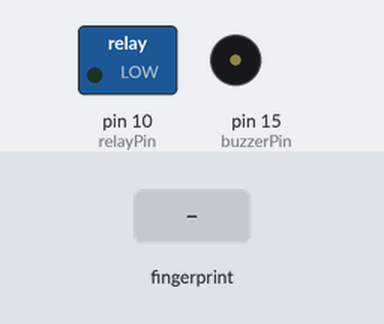
Simulated run of this sketch. Board: Arduino Uno, built with avr-gcc and run on an emulated ATmega328P. On the bench: switched loads named in the sketch (green lamp = pin HIGH), buzzer (waves = sounding, pin HIGH). The inputs (shaded band) are chosen by the test bench. What the sketch prints to the serial monitor is not drawn.

Above: at 8.3 s.
8.4 s: finger stored as number 1 placed on the sensor
At 9.1 s:
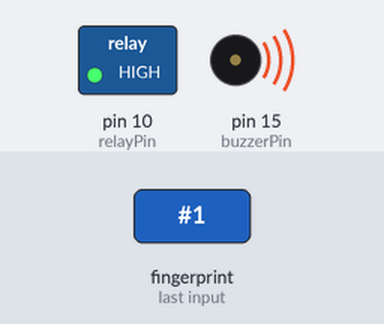
Timing chart, 0 to 13.3 s (numbered marks = the images above; inputs shaded):
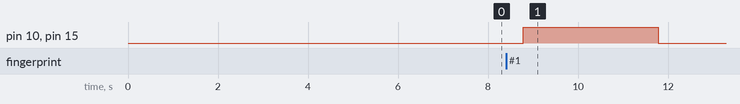

The sketch:

FingerPrintScan.ino
```cpp
#include <SPI.h>
#include <Wire.h>
#include <SoftwareSerial.h>
#include <Adafruit_Fingerprint.h>
//************************************************************************
//Fingerprint scanner Pins
#define Finger_Rx 13  //D5
#define Finger_Tx 15  //D6
// #define Solenoid 10

//************************************************************************
SoftwareSerial mySerial(Finger_Rx, Finger_Tx);
Adafruit_Fingerprint finger = Adafruit_Fingerprint(&mySerial);

int relayPin = 10;
int buzzerPin = 15;

void setup() {
  pinMode(relayPin, OUTPUT);
  pinMode(buzzerPin, OUTPUT);

  digitalWrite(relayPin, LOW);
  digitalWrite(buzzerPin, LOW);

  finger.begin(57600);
  Serial.begin(115200);


  while (!Serial);
  delay(100);

  Serial.println("Fingerprint Door Lock");
  delay(3000);

  if (finger.verifyPassword()) {
    Serial.println("Fingerprint Sensor Connected");
    delay(3000);
  }

  else {
    Serial.println("Unable to find Sensor");
    delay(3000);
    Serial.println("Check Connections");

    while (1) {
      delay(1);
    }
  }
}

void loop()  // run over and over again
{
  getFingerprintIDez();
  delay(50);  //don't need to run this at full speed.
}

// returns -1 if failed, otherwise returns ID #
int getFingerprintIDez() {
  uint8_t p = finger.getImage();
  if (p != FINGERPRINT_OK) {
    Serial.println("Waiting For Valid Finger");
    return -1;
  }

  p = finger.image2Tz();
  if (p != FINGERPRINT_OK) {
    Serial.println("Messy Image Try Again");
    delay(3000);
    return -1;
  }

  p = finger.fingerFastSearch();
  if (p != FINGERPRINT_OK) {
    Serial.println("Not Valid Finger");
    delay(3000);
    return -1;
  }

  digitalWrite(relayPin, HIGH);
  digitalWrite(buzzerPin, HIGH);
  delay(3000);

  digitalWrite(relayPin, LOW);
  digitalWrite(buzzerPin, LOW);
  delay(3000);

  Serial.println("Door Unlocked Welcome");

  return finger.fingerID;
}
```

Measured:
- after the input at 8.4 s, pin 10 (relayPin), pin 15 (buzzerPin): LOW → HIGH after 0.38 s, → LOW 3.0 s later
